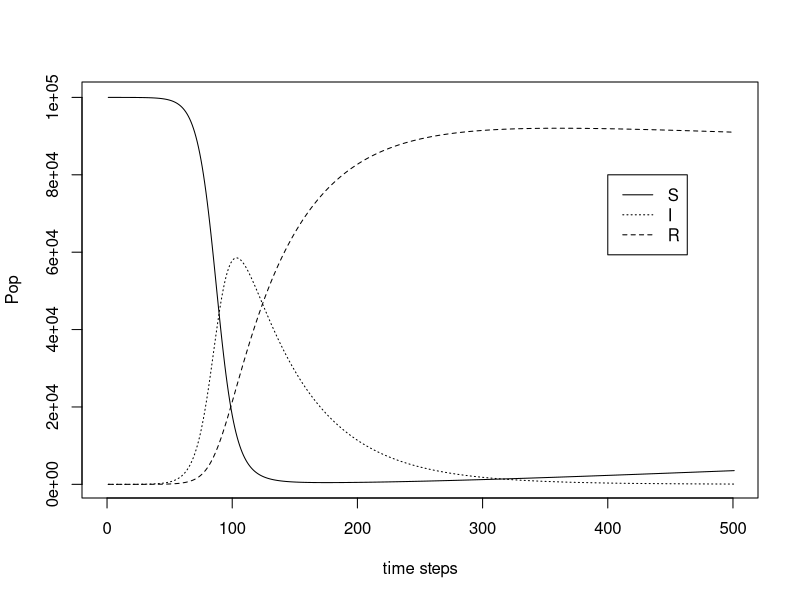
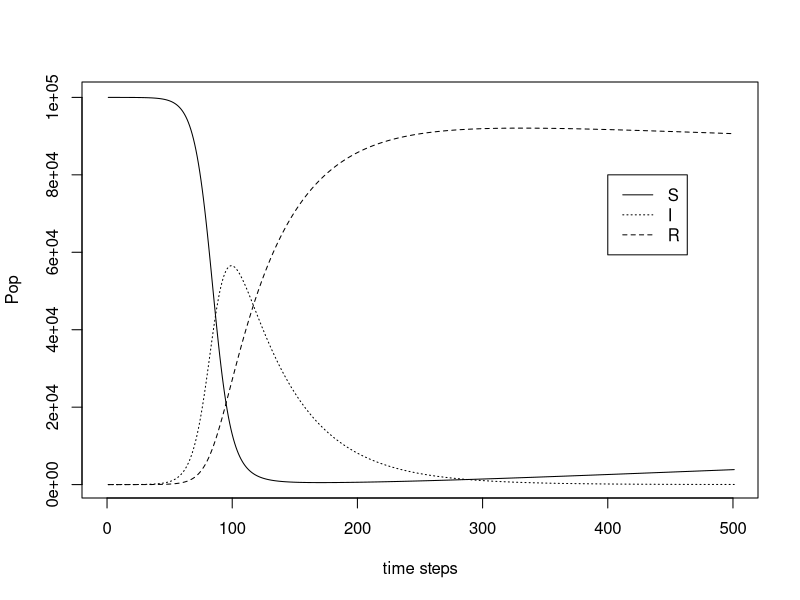
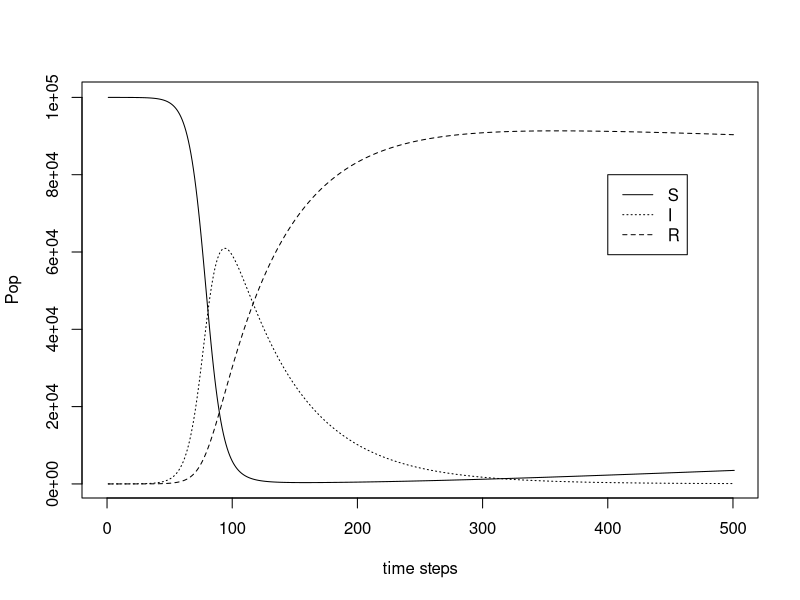
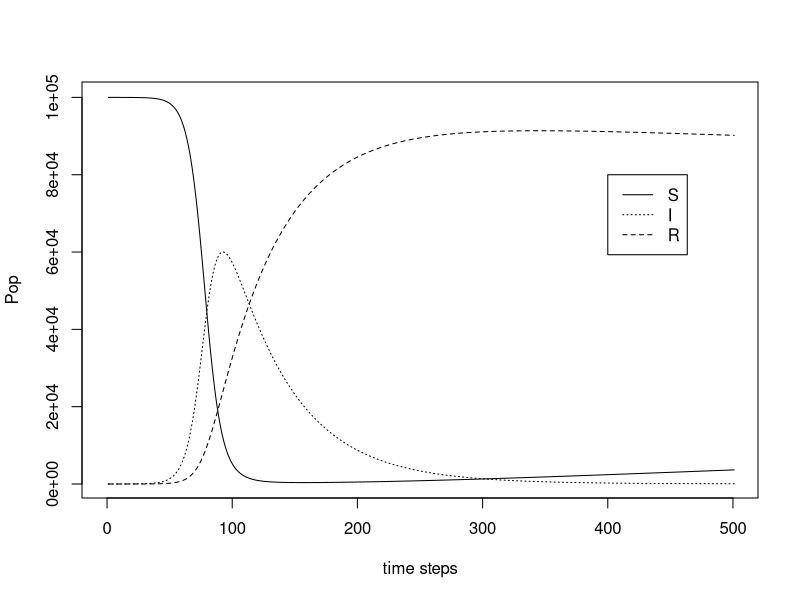
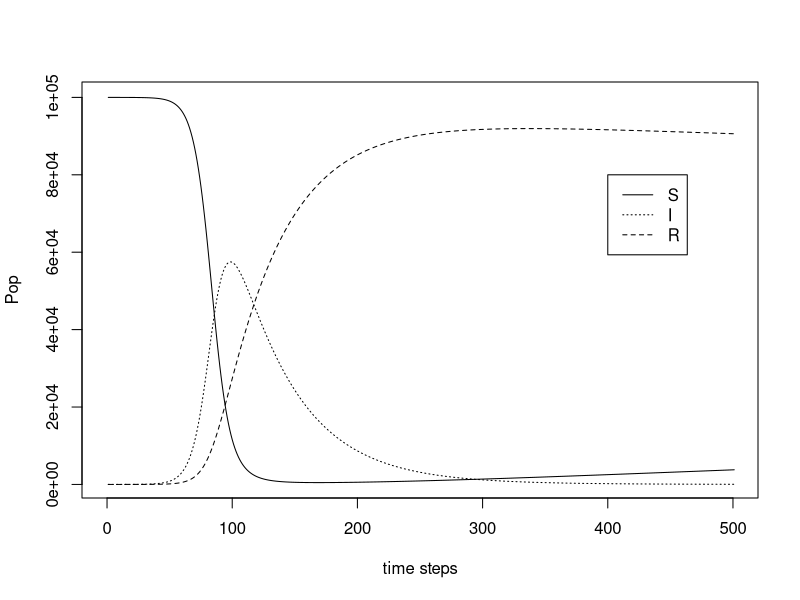
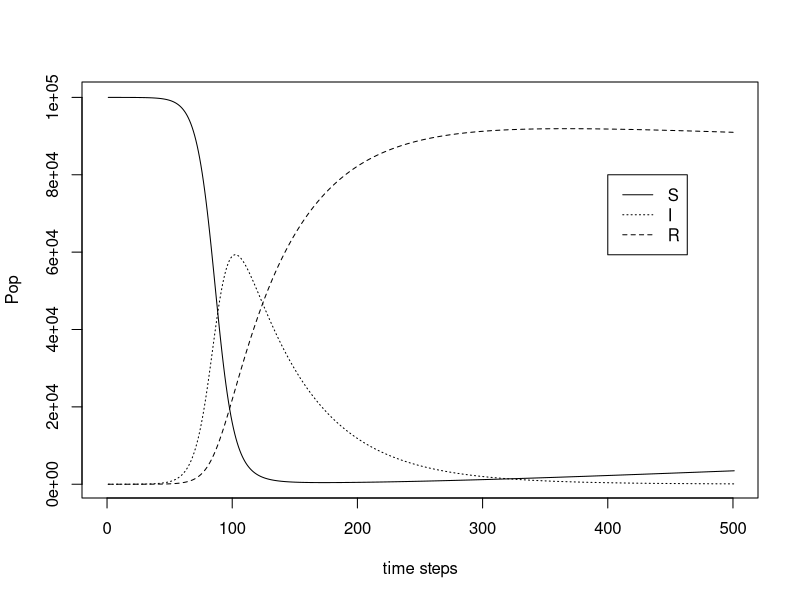
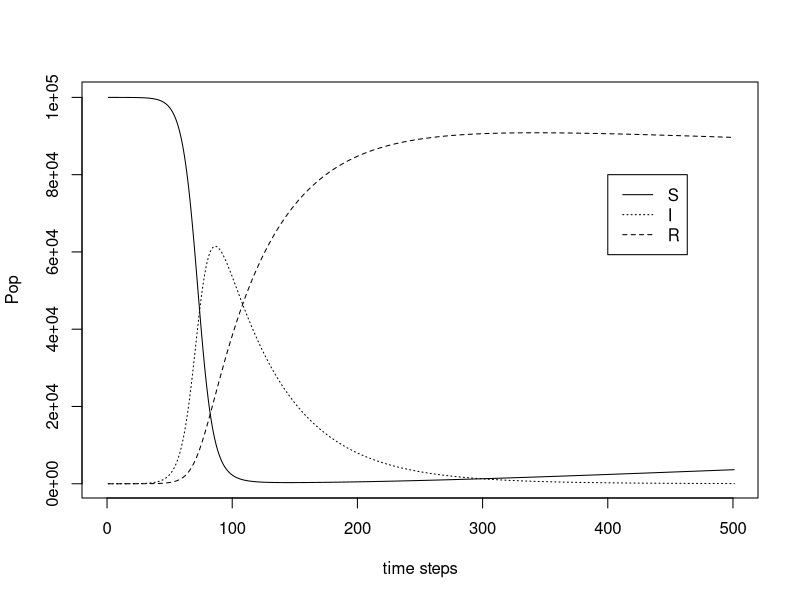
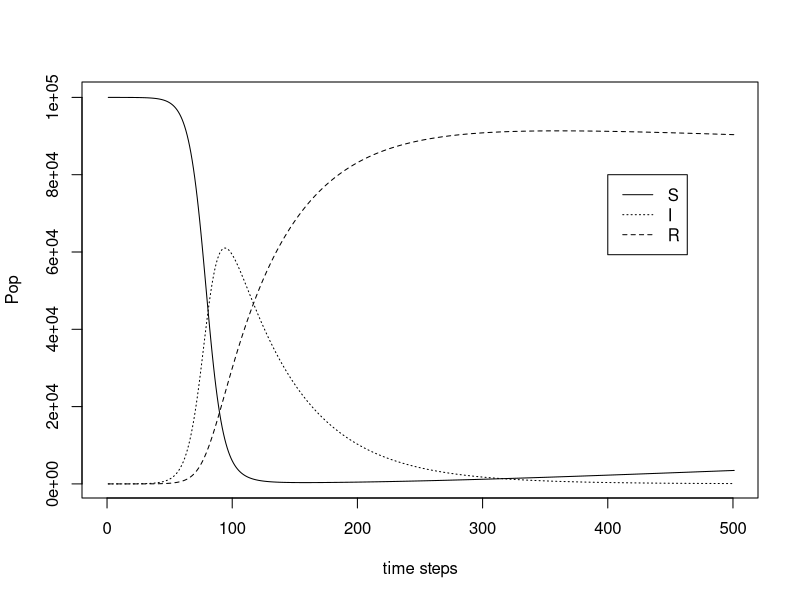

Generate these figures, in order, with R:
Totveciters=c()
for (iters in 1:100){

N = 100000
mu = 1/75
beta = rnorm(1,mean=0.000171,sd=0.00001)
v = rnorm(1,mean=2,sd=0.1)

time = 5
dt = 0.01

S = 99999
I = 1
R = 0

Svec = S
Ivec = I
Rvec = R
Totvec = 0

for (i in 1:time){
  for (i in 1:(1/dt)){
    S = S + mu*N*dt - beta*S*I*dt - mu*S*dt
    I = I + beta*S*I*dt - v*I*dt - mu*I*dt
    R = R + v*I*dt - mu*R*dt
    Svec = c(Svec, S)
    Ivec = c(Ivec, I)
    Rvec = c(Rvec, R)
    Totvec = c(Totvec, beta*S*I*dt)
  }
}
  
plot(Svec,lty=1,type="l",xlab="time steps",ylab="Pop",xlim=c(0,500))
lines(Ivec,lty=3)
lines(Rvec,lty=2)
legend(400,80000,c("S","I","R"),lty=c(1,3,2))
  
Totveciters=c(Totveciters,sum(Totvec))
}

hist(Totveciters)
